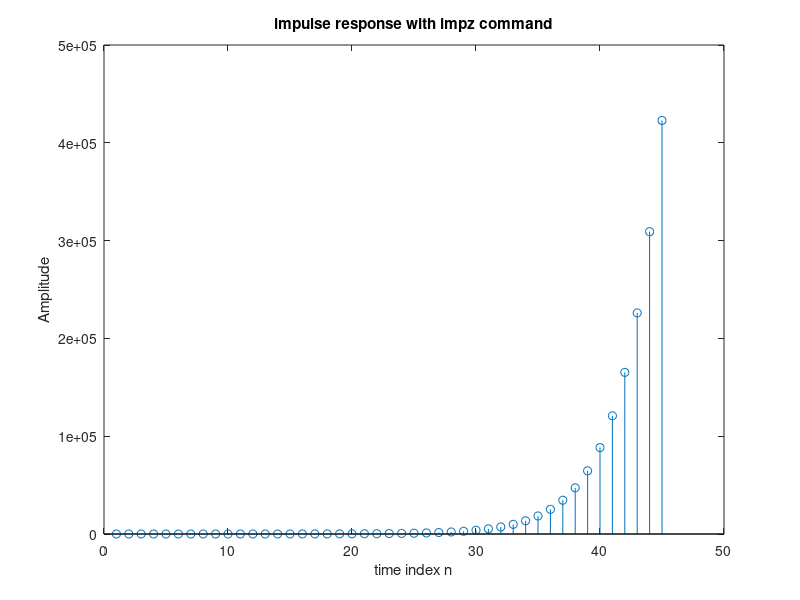
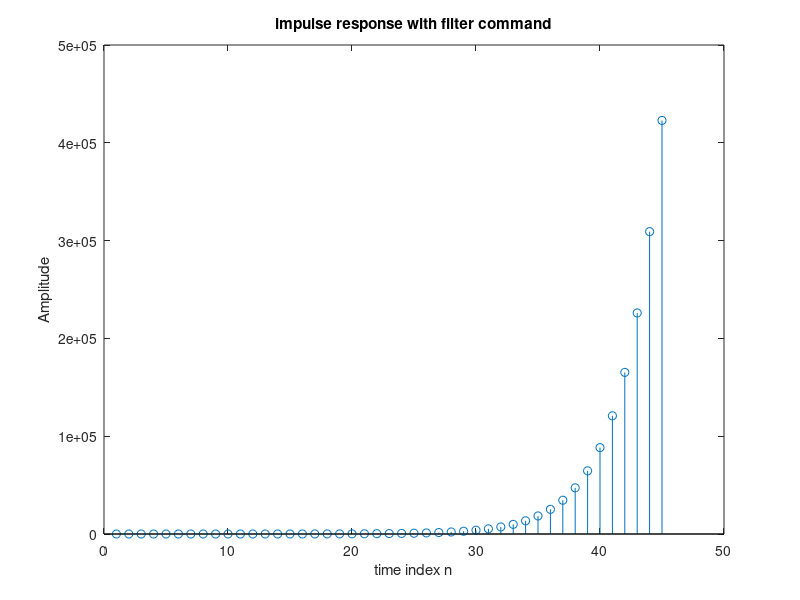

Source code (MATLAB) for these figures, in order:
%impulse response of following LTI system
%first 45 samples printed
%y[n] + 0.71y[n-1] -0.46y[n-2]-0.62y[n-3] =
%           0.9x[n] - 0.45x[n-1] + 0.35x[n-2] +0.002x[n-3]
clf;
N  = 45;
num = [0.9 -0.45 0.35 0.002];
den = [1 -0.7  -0.46 -0.62];
y = impz(num,den,N);
%   impz(num,denom,N)
%   num => zeros of TF
%   denom =>poles of TF
%   N => the number of impulse response points
figure(1);
stem(y);
title('impulse response with impz command');
xlabel('time index n'); ylabel('Amplitude');
%impulse response generated using filter command
x = [1 zeros(1,44)];%impulse i guess
y1 = filter(num,den,x);
figure(2);
stem(y1);
title('impulse response with filter command');
xlabel('time index n');ylabel('Amplitude');
